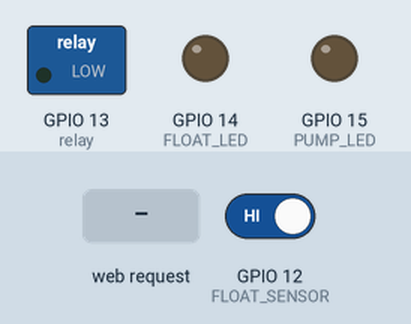
Recording of a sketch running on a simulated ESP8266 (NodeMCU). Shown: switched loads named in the sketch (green lamp = pin HIGH), output pins drawn as LEDs (lit = HIGH). Dashed ring = blinking. The inputs (shaded band) are chosen by the test bench; at power-on: GPIO 12 (FLOAT_SENSOR) HIGH. WiFi joins after 1.5 s; servers stay silent unless stated; what the sketch prints to the serial monitor is not drawn.

Above: at 2.7 s.
2.8 s: HTTP request GET /checklevel received
At 3.6 s:
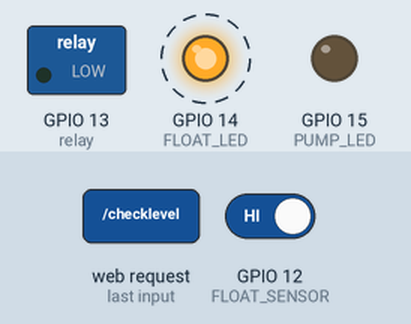
5.8 s: HTTP request GET /pump1on received
At 8.7 s:
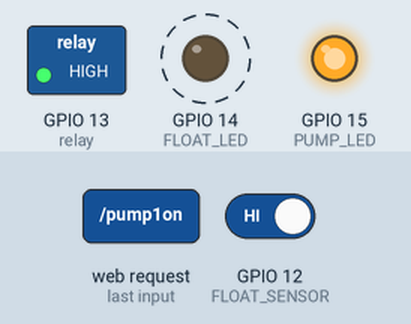
Timing chart, 0 to 24.3 s (numbered marks = the images above; inputs shaded):
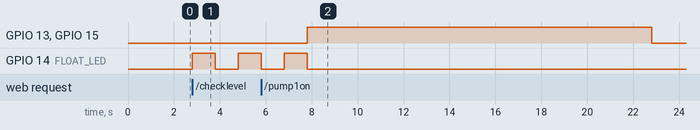

The sketch:

top-off-pump.ino
```cpp
/*********
 * Works with NodeMCU (https://amzn.to/2UdY5cX), 12V mini water pump https://amzn.to/2MJ3fws, and vertical switch float https://amzn.to/2Zu8xhv
 * Note: pump and float work independently, not as a switch
********/

#include <ESP8266WiFi.h>
#include <WiFiClient.h>
#include <ESP8266WebServer.h>
#include <ESP8266mDNS.h>

MDNSResponder mdns;

// Replace with your network credentials
const char* ssid = "YourNetwork";
const char* password = "YourPassword";
#define FLOAT_SENSOR  12     // the number of the float sensor
#define FLOAT_LED  14     // the number of the float LED pin
#define PUMP_LED  15     // the number of the pump LED pin
String waterlevel="";

ESP8266WebServer server(80);
String webSite="";
int relay = 13;

void setup(void){

  webSite +="<title>Water Pump</title>\n";
  webSite+="<button onclick='myFunction()'>HOME</button>";
  webSite+="<script>function myFunction() {location.reload();}</script>";
  webSite +="<h1>ESP8266 Web Server</h1><p>Pump #1 <a href=\"pump1on\"><button>ON</button></a>&nbsp;<a href=\"pump1off\"><button>OFF</button></a>&nbsp;<a href=\"checklevel\"><button>CHECK LEVEL</button></a></p>\n";

  // preparing GPIOs
  pinMode(relay, OUTPUT);
  digitalWrite(relay, LOW);
  pinMode(PUMP_LED, OUTPUT);
  pinMode(FLOAT_LED, OUTPUT);
  pinMode(FLOAT_SENSOR, INPUT_PULLUP);

  Serial.begin(115200);
  WiFi.begin(ssid, password);
  Serial.println("");
  // Wait for connection
  while (WiFi.status() != WL_CONNECTED) {
    delay(500);
    Serial.print(".");
  }
  digitalWrite(relay, LOW);
  digitalWrite(PUMP_LED, LOW);
  digitalWrite(FLOAT_LED, LOW);
  Serial.println("");
  Serial.print("Connected to ");
  Serial.println(ssid);
  Serial.print("IP address: ");
  Serial.println(WiFi.localIP());

 if (mdns.begin("waterpump", WiFi.localIP())) {
   Serial.println("MDNS responder started");
  }
    server.on("/", [](){
    server.send(200, "text/html", webSite);
    });
  server.on("/checklevel", [](){
      if(digitalRead(FLOAT_SENSOR) == HIGH)
        { // Flashes light and give text reponse if its low
          digitalWrite(FLOAT_LED, HIGH);
          waterlevel = "Low";
          server.send(200, "text/html", waterlevel);
          delay(1000);
          digitalWrite(FLOAT_LED, LOW);
          delay(1000);
          digitalWrite(FLOAT_LED, HIGH);
          delay(1000);
          digitalWrite(FLOAT_LED, LOW);
          delay(1000);
          digitalWrite(FLOAT_LED, HIGH);
          delay(1000);
          digitalWrite(FLOAT_LED, LOW);
         }
      else
        {
          digitalWrite(FLOAT_LED, LOW);
          waterlevel = "OK";
          server.send(200, "text/html", waterlevel);
          digitalWrite(PUMP_LED, HIGH); // Green light for ok
          delay(2500);
          digitalWrite(PUMP_LED, LOW);
         }
  });
  server.on("/pump1on", [](){
    server.send(200, "text/html", webSite);
    digitalWrite(relay, HIGH);
    digitalWrite(PUMP_LED, HIGH); // Light goes on while pumping
    delay(15000); // safety switch - stays on for 15 second before it shuts off
    digitalWrite(relay, LOW);
    digitalWrite(PUMP_LED, LOW);
  });
  server.on("/pump1off", [](){
    server.send(200, "text/html", webSite);
    digitalWrite(relay, LOW);
    digitalWrite(PUMP_LED, LOW);
  });

  server.begin();
  Serial.println("HTTP server started");
}


void loop(void){
  server.handleClient();
  if(WiFi.status() != WL_CONNECTED)
  {
    digitalWrite(relay, LOW);
    digitalWrite(PUMP_LED, LOW);
    digitalWrite(FLOAT_LED, HIGH); // Both lights flashing means it's disconnected
    Serial.println("");
    Serial.print("Wifi is disconnected!");
    Serial.println("");
    Serial.print("Reconnecting");
    Serial.println("");
    digitalWrite(PUMP_LED, HIGH);
    digitalWrite(FLOAT_LED, LOW);
    //WiFi.begin(ssid,password);

    while (WiFi.status() != WL_CONNECTED) {
    delay(500);
    Serial.print(".");
    }
    digitalWrite(relay,LOW);
    digitalWrite(PUMP_LED, LOW);
    digitalWrite(FLOAT_LED, LOW);
  }

}
```

Measured:
- after the input at 2.8 s, GPIO 14 (FLOAT_LED): LOW → HIGH at once, → LOW 1.0 s later, → HIGH 1.0 s later
- after the input at 5.8 s, GPIO 13 (relay), GPIO 15 (PUMP_LED): LOW → HIGH after 2.0 s, → LOW 15.0 s later
